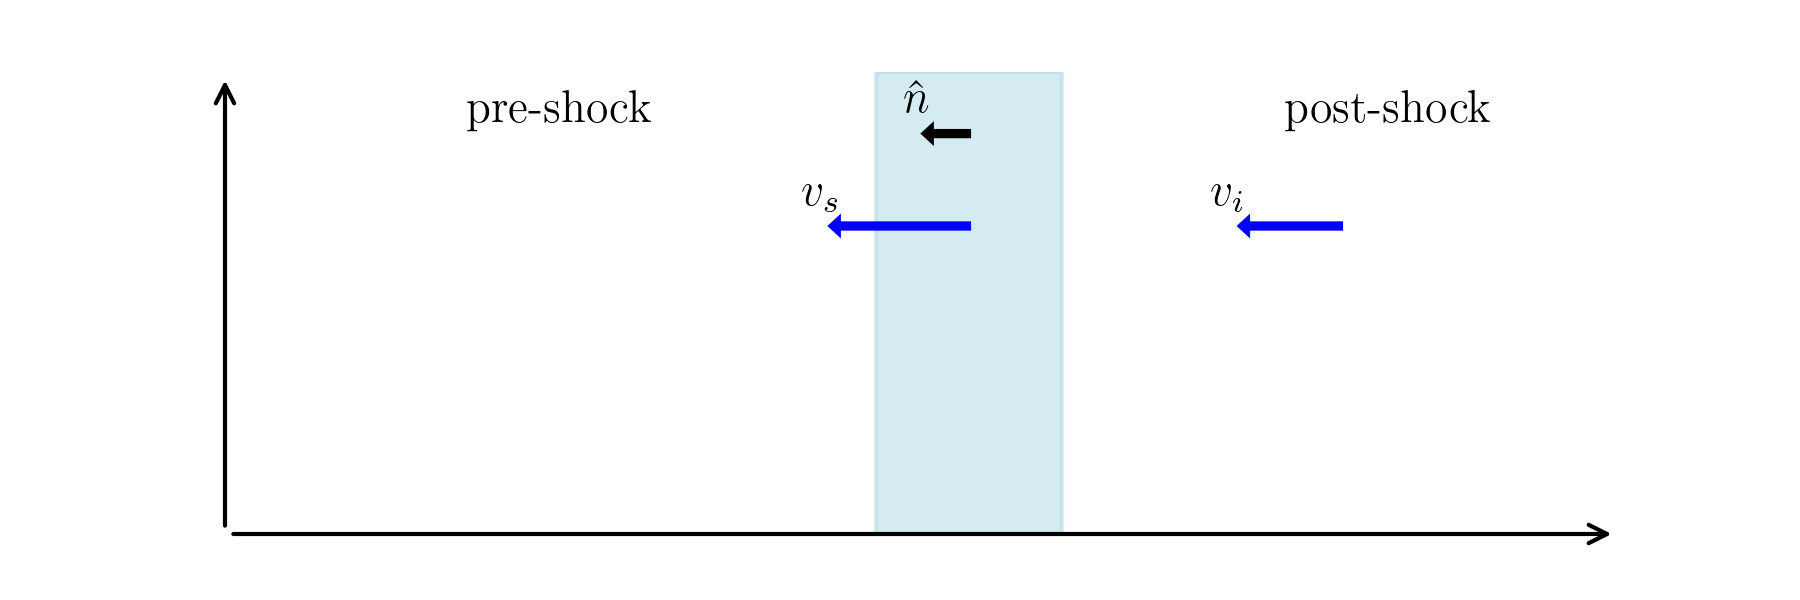

Python code for this plot:
import numpy as np
import matplotlib.pyplot as plt
from matplotlib.patches import FancyBboxPatch

#use latex font
if True: 
    plt.rc('text.latex', preamble=r'\usepackage{lmodern}')
    params = {'text.usetex': True,
            'font.size': 11,
            'font.family': 'lmodern'}
    plt.rcParams.update(params)

# step start and end
x1Start, x1End = 3, 5
x2Start, x2End = 3, 5



# plot
fig, ax = plt.subplots(figsize=(6, 2), dpi=300)
# ax.plot(x, B_field, 'g', label=r'$B^2/8\pi$', linewidth=2)
# ax.plot(x, pressure, 'b', label=r'$p$', linewidth=2)

# annotations
o = 0.04 #offset
# ax.text(2, B1+o, r'$B_1^2/8\pi$', color='green', fontsize=12)
# ax.text(6, B2+o, r'$B_2^2/8\pi$', color='green', fontsize=12)
# ax.text(2, p1+o, r'$p_1$', color='blue', fontsize=12)
# ax.text(6, p2+o, r'$p_2$', color='blue', fontsize=12)

# Customize and show the plot
ax.spines['top'].set_visible(False)
ax.spines['right'].set_visible(False)
ax.spines['bottom'].set_visible(False)
ax.spines['left'].set_visible(False)
ax.set_xticks([]); ax.set_yticks([])

# boundary box at the step
ax.axvspan(x1Start+0.5, x1End-0.5, color='lightblue', alpha=0.5)

# arrows
c = (x1End+x1Start)/2 #center
lo = 0.2 # offset for arrows to the left
ro = 0    # no offset for right arrows
ax.arrow(c,           0.6,  -0.7,    0,  color='b', width=0.01) # shock
ax.text( c-0.7-lo,    0.6+o,  r'$v_s$')
ax.arrow(c+2,         0.6,  -0.5,    0,  color='b', width=0.01) # post shock init
ax.text( c+2-0.5-lo,  0.6+o,  r'$v_i$')
# ax.arrow(c+2-0.7,     0.45,  0.1,    0, color='g', width=0.01) # post shock rf
# ax.text( c+2-0.7+0.1, 0.45+o, r'$v_2$')
# ax.arrow(c-2,         0.45,  0.7,    0, color='g', width=0.01) # pre shock rf
# ax.text( c-2+0.7,     0.45+o, r'$v_1$')
ax.arrow(c,           0.78,  -0.2,    0, color='black', width=0.01) # normal
ax.text( c-0.15-lo,   0.78+o, r"$\hat n$")

# text
ax.text(1.3, 0.8, r"pre-shock", fontsize=11)
ax.text(5.7, 0.8, r"post-shock", fontsize=11)

# arrows for axis
ax.annotate("", xy=(7.5, 0), xytext=(0, 0), arrowprops=dict(arrowstyle="->", color='black'))  # x-axis 
ax.annotate("", xy=(0, 0.9), xytext=(0, 0), arrowprops=dict(arrowstyle="->", color='black'))  # y-axis
ax.set_xlim(0, 7.5) # limits exact so arrows are shown
ax.set_ylim(0, 0.9)
# ax.add_patch(FancyBboxPatch(
#         (c-0.75, 0.1), 1.5, 0.25,
#         boxstyle=f"round,pad=0,rounding_size={0}",
#         edgecolor='black', facecolor='none')) #rounded square

plt.show()
